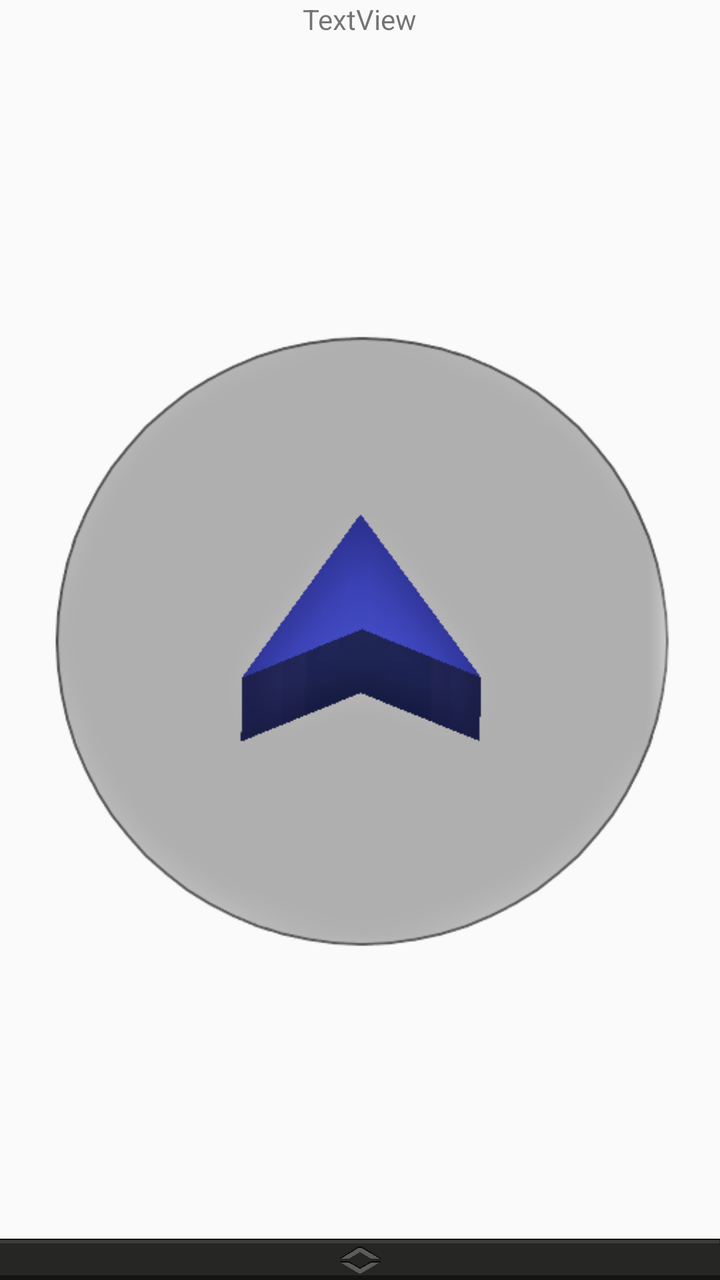
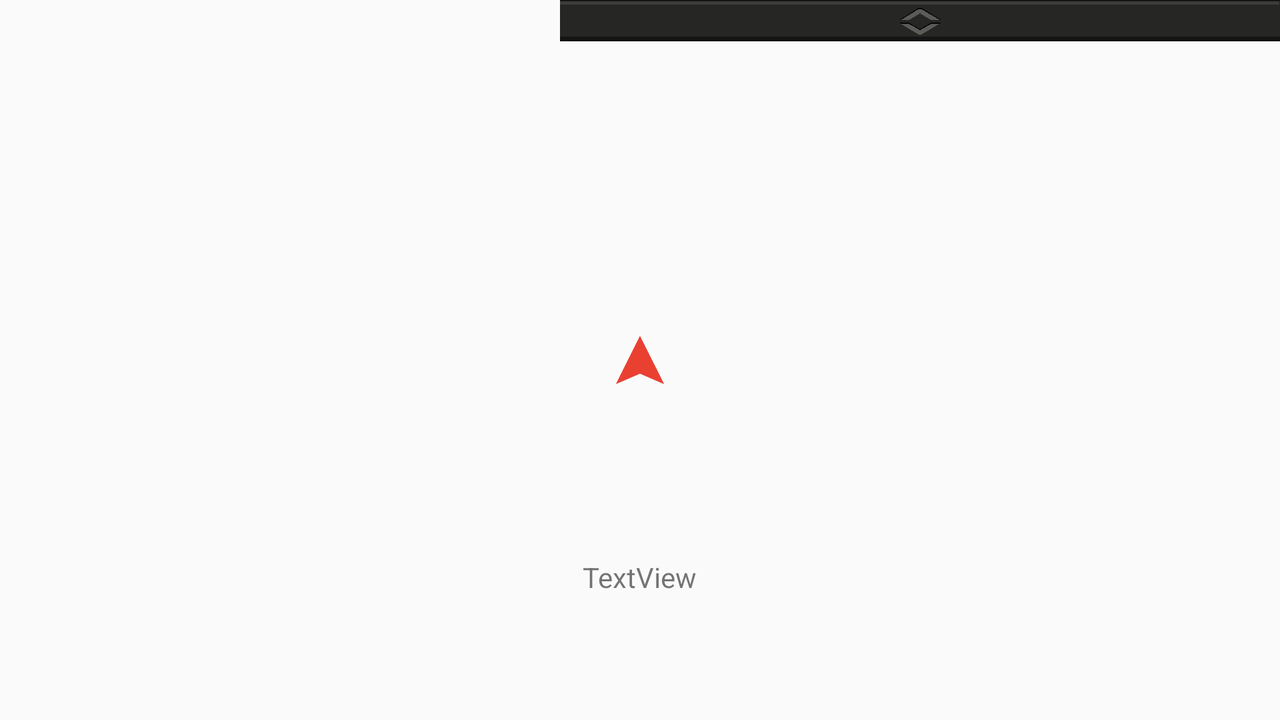

Compare how this app lays out the same screen by default and in its alternative resource folder. The renders come first, then the two layout files and the values they reference.
<!-- AndroidManifest.xml: application theme CustomTheme -->
<!-- res/layout/fragment_compass.xml -->
<?xml version="1.0" encoding="utf-8"?>
<RelativeLayout xmlns:android="http://schemas.android.com/apk/res/android"
    android:orientation="vertical" android:layout_width="match_parent"
    android:layout_height="match_parent"
    android:background="@color/colorPrimary2">


    <FrameLayout

        android:layout_width="wrap_content"
        android:layout_height="wrap_content"

        android:layout_alignParentRight="true"
        android:layout_alignParentTop="true"

        android:layout_marginTop="15dp"
        android:layout_marginEnd="15dp"
        android:paddingEnd="15dp"
        >

        <include layout="@layout/cornericon"
           />

    </FrameLayout>
    <FrameLayout android:layout_centerVertical="true"
        android:layout_centerHorizontal="true"
        android:layout_width="wrap_content"
        android:layout_height="wrap_content">


        <ImageView
            android:id="@+id/imgPointer"
            android:layout_width="match_parent"
            android:layout_height="match_parent"
            android:layout_centerHorizontal="true"
            android:layout_centerInParent="true"
            android:layout_centerVertical="true"
            android:layout_margin="25sp"
            android:src="@drawable/circle3" />


    </FrameLayout>
    <TextView
        android:id="@+id/txtTest"
        android:layout_width="wrap_content"
        android:layout_height="wrap_content"
        android:layout_centerHorizontal="true"
        android:text="TextView" />

    <FrameLayout
        android:id="@+id/dragbar"
        android:layout_width="wrap_content"
        android:layout_height="wrap_content"

        android:paddingBottom="0dp"
        android:layout_alignParentBottom="true" >

        <include layout="@layout/dragbar"

            />
    </FrameLayout>

</RelativeLayout>
<!-- res/layout/cornericon.xml (included above) -->
<?xml version="1.0" encoding="utf-8"?>
<FrameLayout xmlns:android="http://schemas.android.com/apk/res/android"
    android:orientation="vertical" android:layout_width="match_parent"
    android:layout_height="match_parent">
    <ImageView android:id="@+id/cornericon"
        android:layout_width="wrap_content"
        android:layout_height="wrap_content"


        android:src="@drawable/ic_vol_type_tv_dark"/>
</FrameLayout>
<!-- res/layout/dragbar.xml (included above) -->
<?xml version="1.0" encoding="utf-8"?>
<FrameLayout xmlns:android="http://schemas.android.com/apk/res/android"
    xmlns:tools="http://schemas.android.com/tools"
    android:layout_width="match_parent"
    android:layout_height="wrap_content"
    android:background="@color/colorAccent"
    tools:showIn="@layout/activity_main" android:layout_gravity="bottom" >

    <ImageView android:layout_width="wrap_content"
        android:layout_gravity="bottom"
        android:layout_height="wrap_content"
        android:src="@drawable/cropped_header" />
</FrameLayout>
<!-- res/layout/activity_main.xml (included above) -->
<?xml version="1.0" encoding="utf-8"?>
<android.support.constraint.ConstraintLayout xmlns:android="http://schemas.android.com/apk/res/android"
    xmlns:app="http://schemas.android.com/apk/res-auto"
    xmlns:tools="http://schemas.android.com/tools"
    android:layout_width="match_parent"
    android:layout_height="match_parent"
    tools:context="com.example.mikko.sensorproject.MainActivity">

    <TextView
        android:layout_width="wrap_content"
        android:layout_height="wrap_content"
        android:text="yoyo"
        android:textSize="40dp"
        app:layout_constraintBottom_toBottomOf="parent"
        app:layout_constraintLeft_toLeftOf="parent"
        app:layout_constraintRight_toRightOf="parent"
        app:layout_constraintTop_toTopOf="parent"
        android:id="@+id/textView" />

    <Button
        android:id="@+id/btnTest"
        android:layout_width="wrap_content"
        android:layout_height="wrap_content"
        android:text="@string/btnTest"
        app:layout_constraintLeft_toLeftOf="parent"
        app:layout_constraintRight_toRightOf="parent"
        android:layout_marginTop="38dp"
        app:layout_constraintTop_toBottomOf="@+id/textView" />

</android.support.constraint.ConstraintLayout>
<!-- resources referenced by this layout -->
<resources>
  <color name="colorAccent">#7dadb3</color>
  <!-- drawable circle3: png bitmap (drawable, 27999 bytes) -->
  <!-- drawable cropped_header: png bitmap (drawable-xxhdpi, 976 bytes) -->
  <string name="btnTest">This is a test</string>
  <style name="CustomTheme" parent="Theme.AppCompat.Light.DarkActionBar">
  
          <item name="android:background">@color/colorPrimary</item>
          <item name="android:foregroundTint">@color/colorPrimaryDark</item>
          <item name="android:popupBackground">@color/paska</item>
          <item name="android:textColor">@color/colorPrimaryDark</item>
          <item name="android:colorAccent">@color/colorAccent</item>
          <item name="android:textColorPrimary">@color/colorPrimaryDark</item>
          <item name="android:color">@color/colorPrimaryDark</item>
          <item name="android:colorPrimary">@color/colorPrimary</item>
          <item name="android:colorPrimaryDark">@color/colorPrimaryDark</item>
          <item name="android:textColorHint">@color/colorPrimaryDark</item>
          <item name="android:textColorSecondary">@color/colorPrimaryDarkSecondary</item>
  
          <item name="android:textColorHighlight">@color/colorAccent</item>
  
          <item name="android:colorControlActivated">@color/colorAccent</item>
          <item name="android:colorActivatedHighlight">@color/colorAccent</item>
  
          <item name="android:statusBarColor">@color/colorPrimarySuperDark</item>
          <item name="android:textSelectHandle">@color/colorAccent</item>
  
          <item name="autoCompleteTextViewStyle">@color/colorPrimaryDark</item>
          <item name="android:contentInsetLeft">0dp</item>
          <item name="android:contentInsetRight">0dp</item>
          <item name="contentInsetStart">0dp</item>
  
  
  
  
  
      </style>
  <color name="colorPrimary">#262625</color>
  <color name="colorPrimaryDark">#dadada</color>
  <color name="paska">#00ffffff</color>
  <color name="colorPrimaryDarkSecondary">#898989</color>
  <color name="colorPrimarySuperDark">#000000</color>
</resources>
<!-- res/layout-land/fragment_compass.xml (the repository's variant of the layout above) -->
<!-- drawn on the phone turned sideways -->
<?xml version="1.0" encoding="utf-8"?>
<RelativeLayout xmlns:android="http://schemas.android.com/apk/res/android"
    android:orientation="vertical" android:layout_width="match_parent"
    android:layout_height="match_parent" android:background="@color/colorPrimary2">




    <FrameLayout

        android:layout_width="wrap_content"
        android:layout_height="wrap_content"

        android:layout_alignParentRight="true"
        android:layout_alignParentTop="true"

        android:layout_marginTop="15dp"
        android:layout_marginRight="40dp"
        >

        <include layout="@layout/cornericon"/>
    </FrameLayout>

    <ImageView
        android:id="@+id/imgPointer"
        android:layout_width="wrap_content"
        android:layout_height="wrap_content"
        android:layout_centerInParent="true"
        android:src="@drawable/ic_action_up" />

    <TextView
        android:id="@+id/txtTest"
        android:layout_width="wrap_content"
        android:layout_height="wrap_content"
        android:layout_alignParentBottom="true"
        android:layout_centerHorizontal="true"
        android:layout_marginBottom="62dp"
        android:text="TextView" />

    <FrameLayout
        android:id="@+id/dragbar"
        android:layout_width="wrap_content"

        android:layout_height="wrap_content"
        android:paddingRight="0dp"
        android:paddingLeft="0dp"
        android:layout_alignParentRight="true" >

        <include layout="@layout/dragbar"

            />
    </FrameLayout>

</RelativeLayout>
<!-- resources referenced by the variant -->
<!-- as the phone turned sideways resolves them -->
<resources>
  <color name="colorAccent">#7dadb3</color>
  <!-- drawable cropped_header: png bitmap (drawable-xxhdpi, 976 bytes) -->
  <!-- drawable ic_action_up: png bitmap (drawable-hdpi, 520 bytes) -->
  <string name="btnTest">This is a test</string>
  <style name="CustomTheme" parent="Theme.AppCompat.Light.DarkActionBar">
  
          <item name="android:background">@color/colorPrimary</item>
          <item name="android:foregroundTint">@color/colorPrimaryDark</item>
          <item name="android:popupBackground">@color/paska</item>
          <item name="android:textColor">@color/colorPrimaryDark</item>
          <item name="android:colorAccent">@color/colorAccent</item>
          <item name="android:textColorPrimary">@color/colorPrimaryDark</item>
          <item name="android:color">@color/colorPrimaryDark</item>
          <item name="android:colorPrimary">@color/colorPrimary</item>
          <item name="android:colorPrimaryDark">@color/colorPrimaryDark</item>
          <item name="android:textColorHint">@color/colorPrimaryDark</item>
          <item name="android:textColorSecondary">@color/colorPrimaryDarkSecondary</item>
  
          <item name="android:textColorHighlight">@color/colorAccent</item>
  
          <item name="android:colorControlActivated">@color/colorAccent</item>
          <item name="android:colorActivatedHighlight">@color/colorAccent</item>
  
          <item name="android:statusBarColor">@color/colorPrimarySuperDark</item>
          <item name="android:textSelectHandle">@color/colorAccent</item>
  
          <item name="autoCompleteTextViewStyle">@color/colorPrimaryDark</item>
          <item name="android:contentInsetLeft">0dp</item>
          <item name="android:contentInsetRight">0dp</item>
          <item name="contentInsetStart">0dp</item>
  
  
  
  
  
      </style>
  <color name="colorPrimary">#262625</color>
  <color name="colorPrimaryDark">#dadada</color>
  <color name="paska">#00ffffff</color>
  <color name="colorPrimaryDarkSecondary">#898989</color>
  <color name="colorPrimarySuperDark">#000000</color>
</resources>
